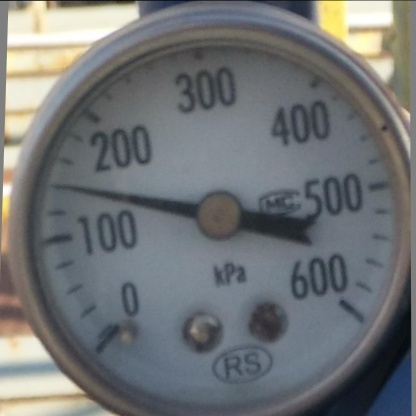
#> input picture label_test/file/662.jpg, 416 x 416 px, found by its file name
$ python plot_img_point.py
#> lines starting #> are read from the running program, lines starting #| are printed output that depends on the picture; after the words box and inside, x2 and y2 are one past the last pixel; in counts of white or black regions, pixels touching at a corner belong together
import cv2

img_path = r'../file/662.jpg'
image = cv2.imread(img_path)
#> image is the input picture: shape (416, 416, 3); mean B, G, R 117.3, 115.9, 112.9
image = cv2.resize(image, (512, 512))
#> image: shape (512, 512, 3)

circle_centers = [(101, 315), (96, 269), (161, 262), (166, 307)]
radius = 10

# 在图像上绘制四个圆
for center in circle_centers:
    cv2.circle(image, center, radius, (0, 0, 255), -1)  # 参数：图像、圆心坐标、半径、颜色、厚度（-1表示填充）
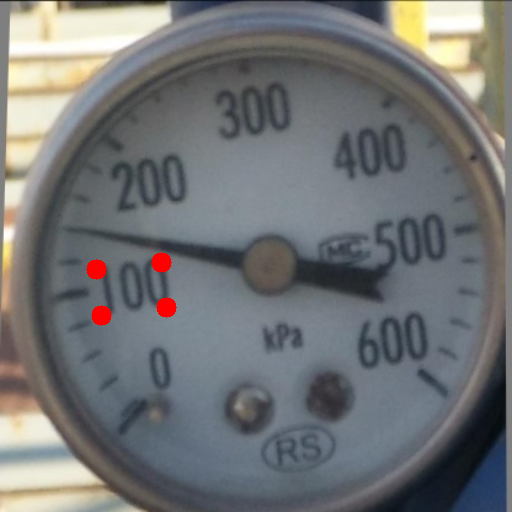
#> image: shape (512, 512, 3); mean B, G, R 116.6, 115.3, 113.6

# 显示绘制好圆的图像
cv2.imshow("Four Circles", image)
cv2.waitKey(0)
cv2.destroyAllWindows()

$ run again, with label_test/file/1.JPG copied over label_test/file/662.jpg
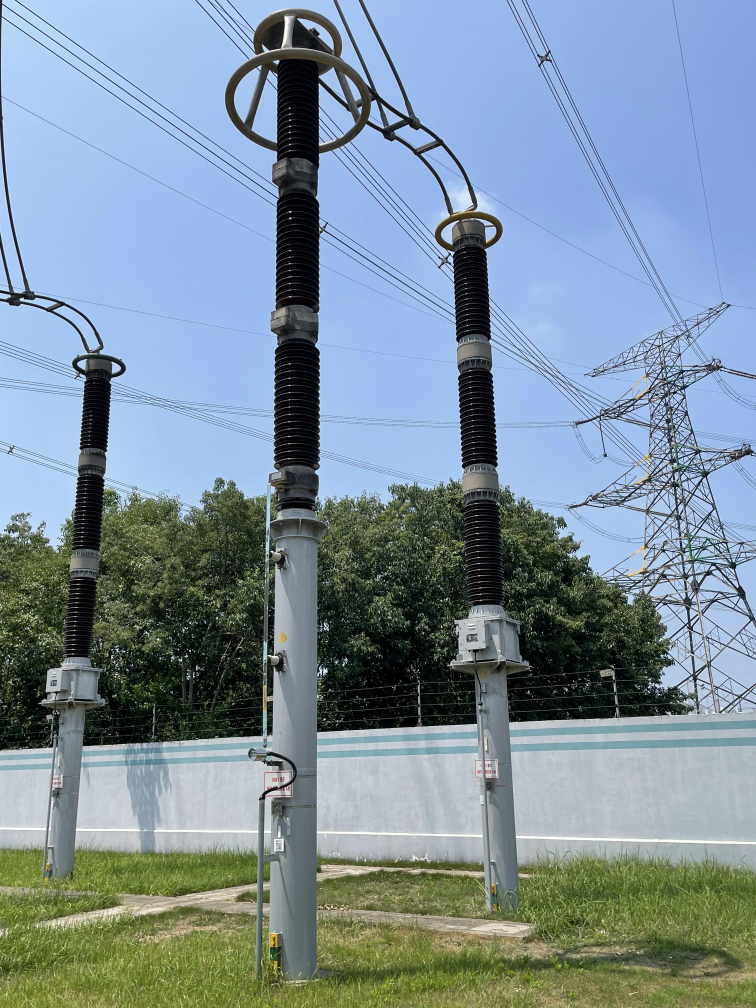
#> input picture label_test/file/1.JPG, 3024 x 4032 px, found by its file name (shown at 1/4 size)
#> image is the input picture: shape (4032, 3024, 3); mean B, G, R 156.1, 143.3, 124.8
#> `image = cv2.resize(image, (512, 512))`:
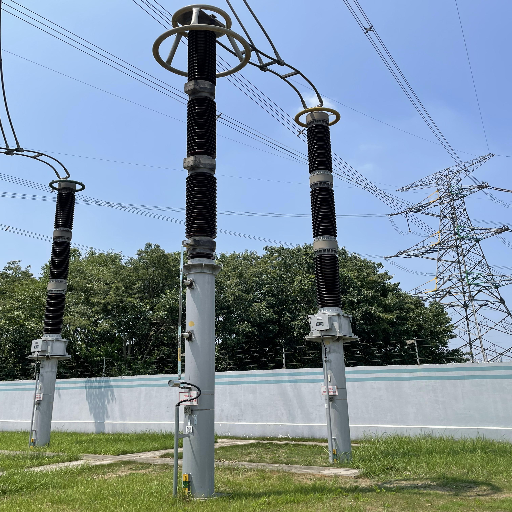
#> image: shape (512, 512, 3); mean B, G, R 156.1, 143.2, 124.8
#> after the loop `for center in circle_centers:`:
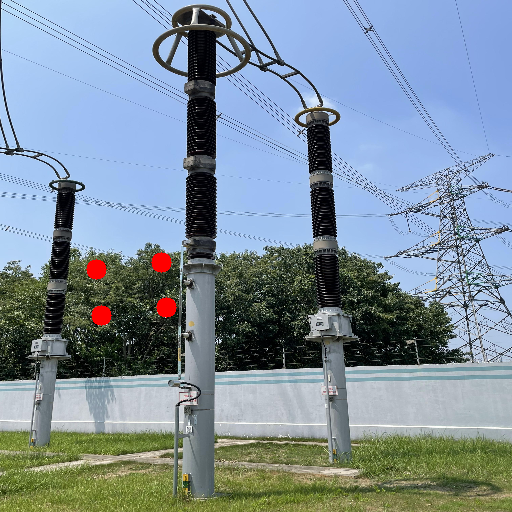
#> image: shape (512, 512, 3); 0.48% of pixels changed, all inside (x1, y1, x2, y2) = (86, 252, 177, 326)

$ run again, with label_test/file/2.JPG copied over label_test/file/662.jpg
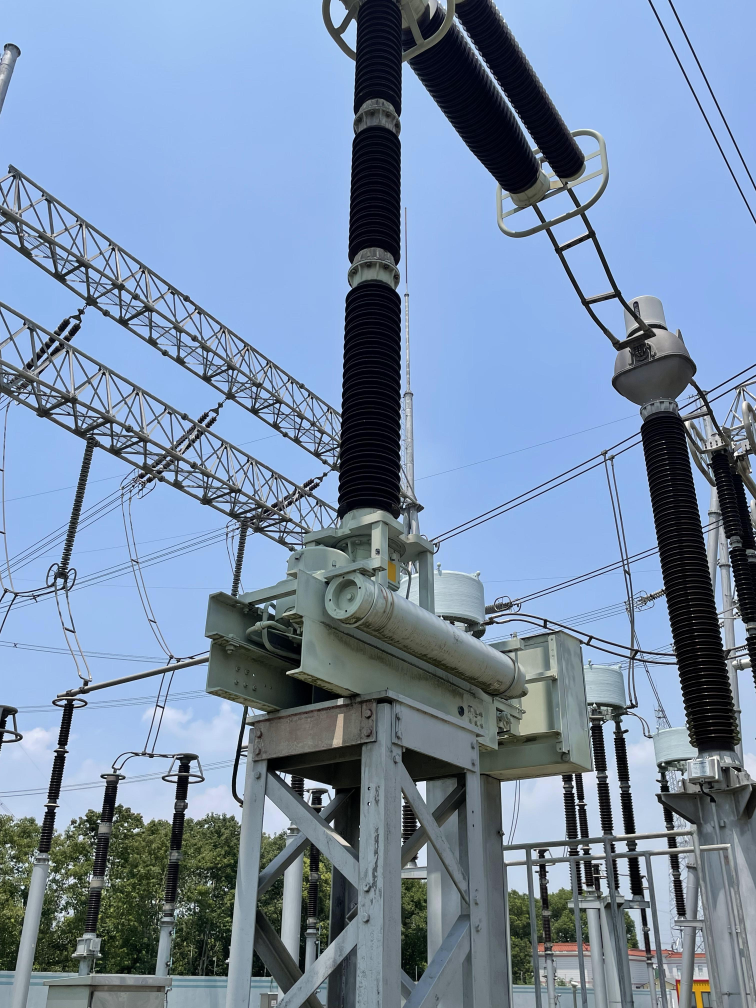
#> input picture label_test/file/2.JPG, 3024 x 4032 px, found by its file name (shown at 1/4 size)
#> image is the input picture: shape (4032, 3024, 3); mean B, G, R 165.8, 139.7, 119
#> `image = cv2.resize(image, (512, 512))`:
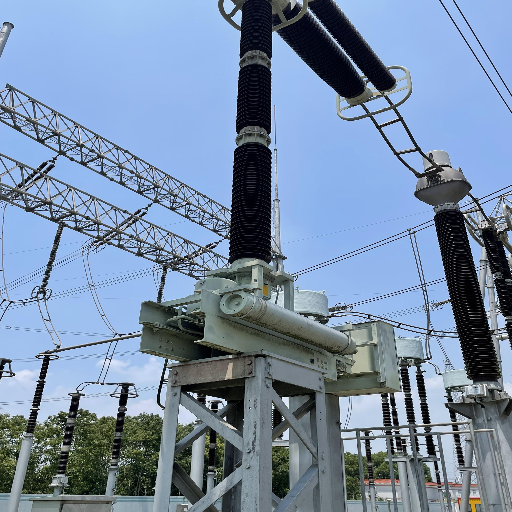
#> image: shape (512, 512, 3); mean B, G, R 165.7, 139.6, 118.9
#> after the loop `for center in circle_centers:`:
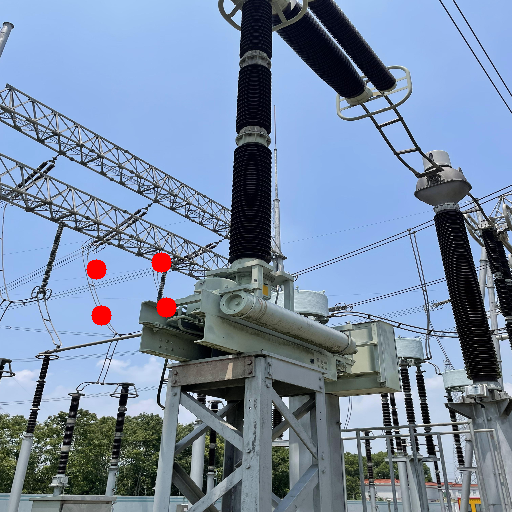
#> image: shape (512, 512, 3); 0.48% of pixels changed, all inside (x1, y1, x2, y2) = (86, 252, 177, 326)
